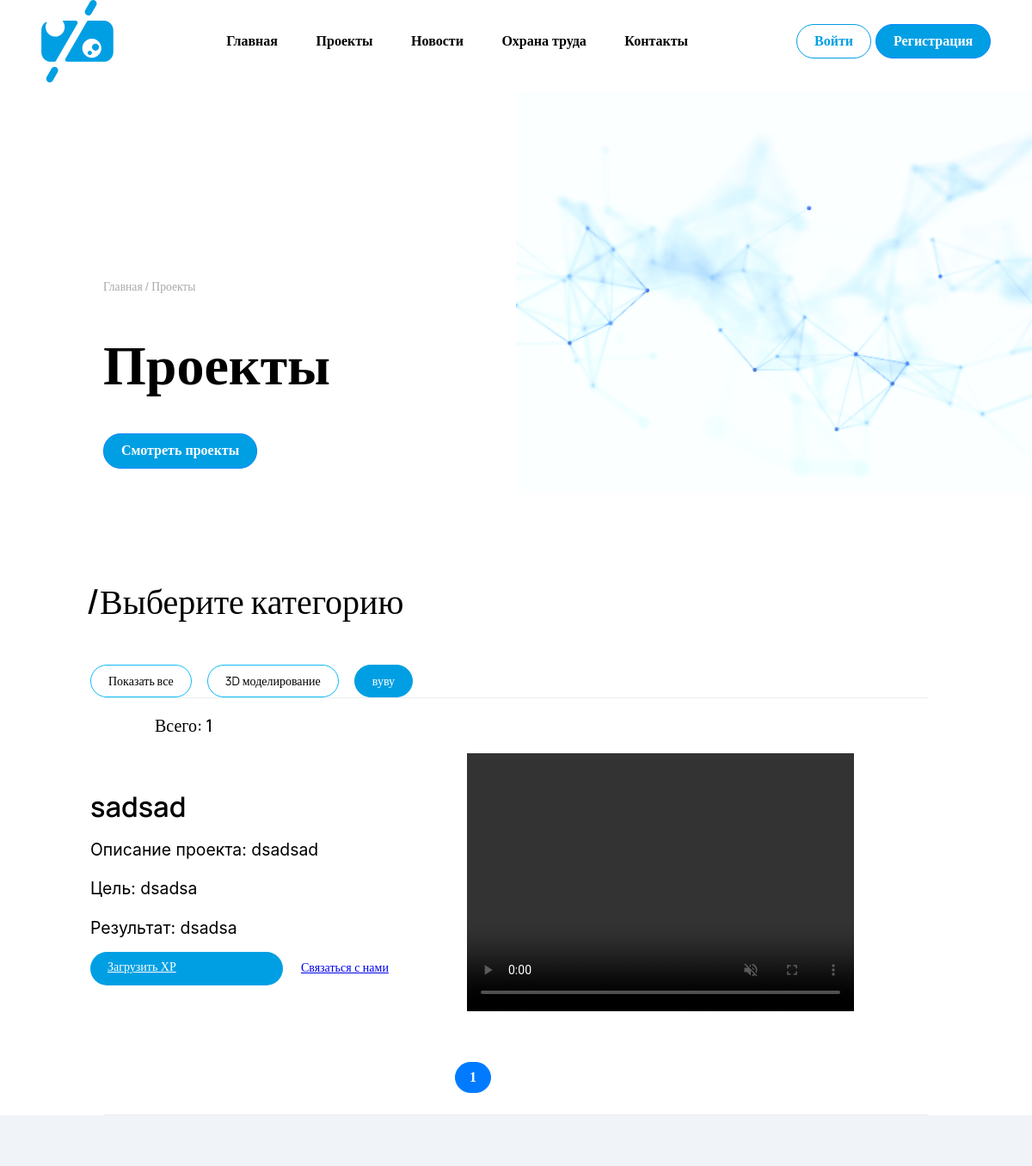
/page2/?category=вуву (upper part), run on an earlier commit of the app's database.
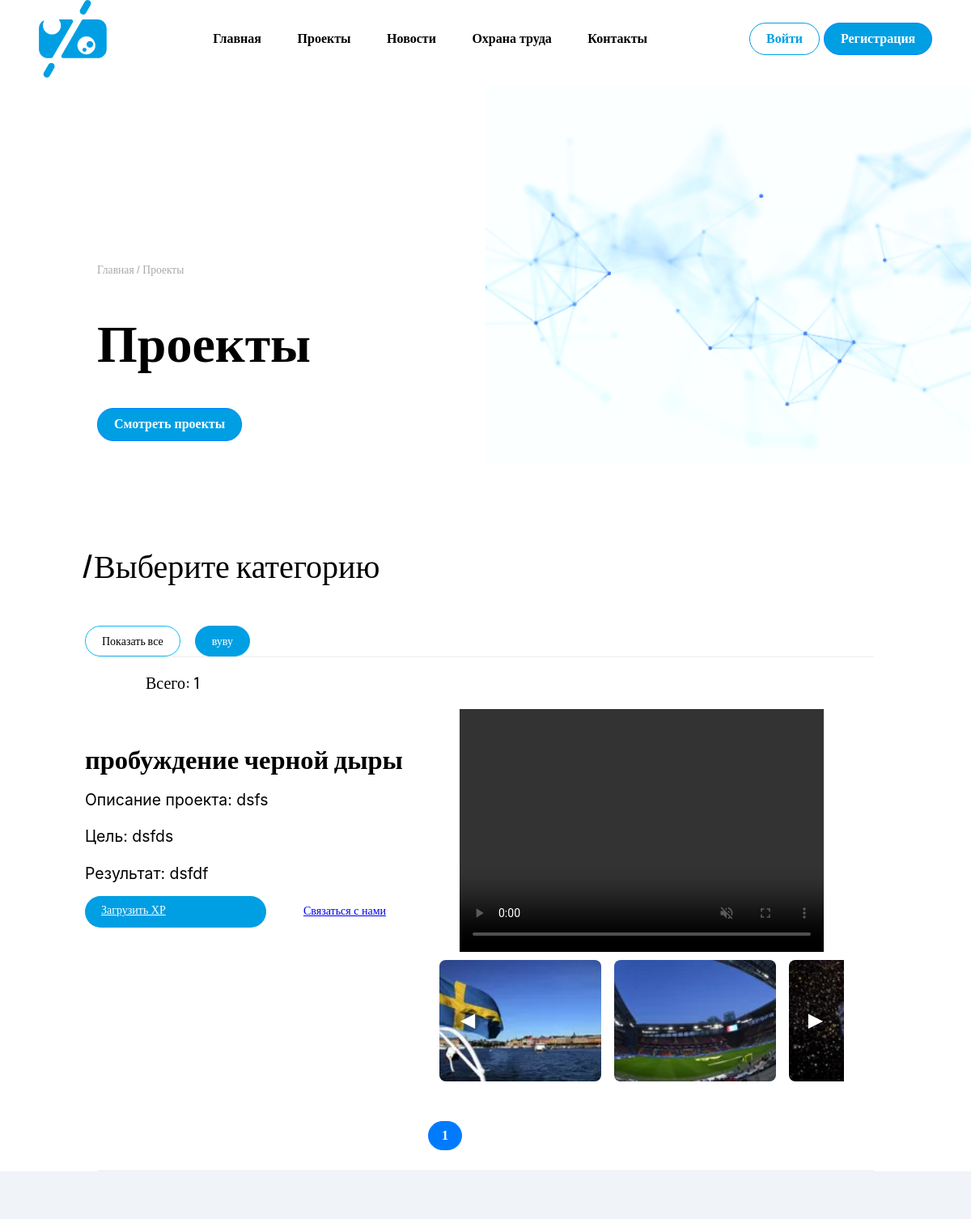
And on a later commit of the database.
### sownh/models.py (models this page shows, shortened)
class Category(models.Model):
    name = models.CharField(max_length=100, verbose_name="Название категории")
    description = models.TextField(verbose_name="Описание категории", blank=True)
    class Meta:
        verbose_name = "Категория"
        verbose_name_plural = "Категории"

class Project(models.Model):
    category = models.ForeignKey(Category, related_name='projects', on_delete=models.SET_NULL, null=True,
                                 verbose_name="Категория")
    title = models.CharField(max_length=200, verbose_name="Название проекта")
    description = models.TextField(verbose_name="Описание проекта")
    goal = models.TextField(verbose_name="Цель")
    result = models.TextField(verbose_name="Результат")
    xp_download_link = models.URLField(verbose_name="Ссылка для загрузки XP", blank=True)
    contact_email = models.EmailField(verbose_name="Контактный email")
    video = models.FileField(upload_to='videos/', null=True, blank=True, verbose_name="Видео проекта")
    date_created = models.DateTimeField(auto_now_add=True, verbose_name="Дата создания")
    class Meta:
        verbose_name = "Проект"
        verbose_name_plural = "Проекты"

class ProjectPhoto(models.Model):
    project = models.ForeignKey(Project, related_name='photos', on_delete=models.CASCADE, verbose_name="Проект")
    photo = models.ImageField(upload_to='photos/', verbose_name="Фото проекта")
    class Meta:
        verbose_name = "Фотография проекта"
        verbose_name_plural = "Фотографии проекта"

### sownh/views.py (the view)
# urls.py: path('page2/', views.page2, name='page2'),
def page2(request):
    categories = Category.objects.all()  # Получаем все категории
    selected_category = request.GET.get('category')  # Получаем выбранную категорию из запроса
    if selected_category:  # Если категория была выбрана
        projects = Project.objects.filter(category__name=selected_category)  # Фильтруем проекты по выбранной категории
    else:
        projects = Project.objects.all()  # Если категория не была выбрана, показываем все проекты
    paginator = Paginator(projects, 3)  # Показывать 5 проектов на странице
    page_number = request.GET.get('page')
    page_obj = paginator.get_page(page_number)
    return render(request, 'index2.html', {
        'projects': page_obj,
        'categories': categories,
        'selected_category': selected_category,
    })

### sownh/templates/index2.html (shortened to what this page needs)
{% extends 'index.html' %}
{% load static %}
{% block content %}
<div class="category" id="project">
    /Выберите категорию
</div>
<div class="category-nav">
    <a class="button {% if not selected_category %}active{% endif %}" href="?category=">Показать все</a>
    {% for category in categories %}
        <a class="button {% if selected_category == category.name %}active{% endif %}" href="?category={{ category.name }}">{{ category.name }}</a>
    {% endfor %}
</div>
<div class="separator"></div>
<div class="projects-count">Всего: {{ projects.paginator.count }}</div>
<div class="project">
    {% for project in projects %}
    <div class="project-info">
        <h2>{{ project.title }}</h2>
        <p>Описание проекта: {{ project.description }}</p>
        <p>Цель: {{ project.goal }}</p>
        <p>Результат: {{ project.result }}</p>
        <div class="project-buttons">
            <a href="{{ project.xp_download_link }}" class="button-download">Загрузить XP</a>
            <a href="mailto:{{ project.contact_email }}" class="button-contact">Связаться с нами</a>
        </div>
    </div>
    <div class="project-media">
        {% if project.video %}
        <div class="play-button">
            <video width="450" height="300" controls autoplay muted>
                <source src="{{ project.video.url }}" type="video/mp4">
            </video>
        </div>
        {% endif %}
        {% if project.photos.all %}
        <div class="project-photos-container">
            <div class="arrow left-arrow">&#9664;</div>
            <div class="project-photos10-wrapper">
                <div class="project-photos10">
                    {% for photo in project.photos.all %}
                    <div class="project-photo10">
                        <img src="{{ photo.photo.url }}" alt="Фото проекта">
                    </div>
                    {% endfor %}
                </div>
            </div>
            <div class="arrow right-arrow">&#9654;</div>
        </div>
        {% endif %}
    </div>
    {% endfor %}
</div>
<div class="pagination">
    {% for num in projects.paginator.page_range %}
        {% if projects.number == num %}
            <span class="page-link active">{{ num }}</span>
        {% elif num > projects.number|add:'-3' and num < projects.number|add:'3' %}
            <a class="page-link" href="?page={{ num }}{% if selected_category %}&category={{ selected_category }}{% endif %}">{{ num }}</a>
        {% endif %}
    {% endfor %}
</div>
{% endblock %}

What changed in the data, as far as the page shows it:
removed Category: name "3D моделирование"
removed Project: title "sadsad", description "dsadsad", goal "dsadsa", result "dsadsa"
added Project: title "пробуждение черной дыры", description "dsfs", goal "dsfds", result "dsfdf"
added ProjectPhoto: photo (picture)
added ProjectPhoto: photo (picture)
added ProjectPhoto: photo (picture)
